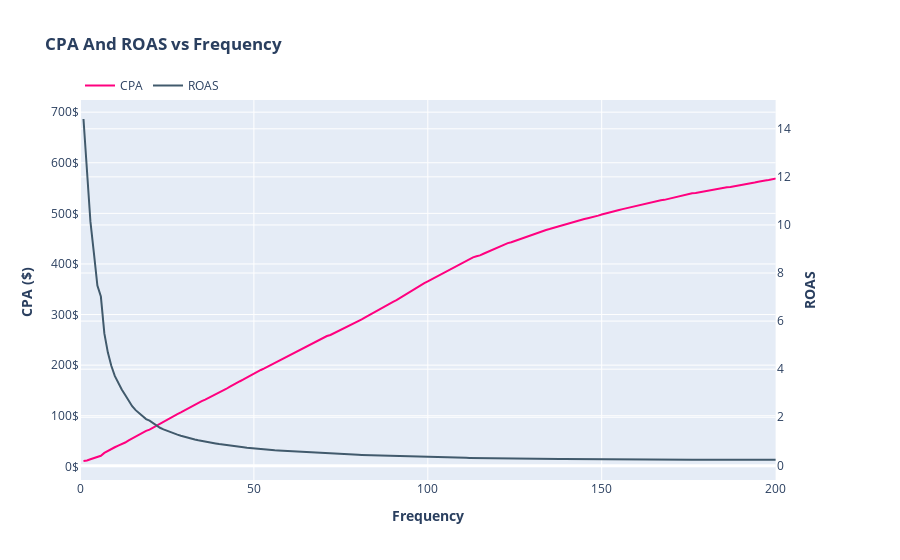

The cell this chart's notebook holds for it:
### Markdown cell above
#### Plot 2 - CPA And ROAS vs Frequency

### Code cell
fig = make_subplots(specs=[[{"secondary_y": True}]])

fig.add_trace(go.Scatter(x=df.frequency, 
                         y=df.cumsumCPA,
                         mode='lines',
                         name='CPA', marker_color='#ff007f'),
                         secondary_y=False,)

fig.add_trace(go.Scatter(x=df.frequency, 
                         y=df.cumsumROAS,
                         mode='lines',
                         name='ROAS', marker_color='#415a6c'),
                         secondary_y=True,)

fig.update_layout(
    title='<b>CPA And ROAS vs Frequency</b>',
    #template="plotly_dark",
    xaxis = dict(
        tickmode = 'array',
        ),
    xaxis_title="<b>Frequency</b>",
    xaxis_range=[0,200]  
    #yaxis2_range = [-1.5,7]    
)


fig.update_layout(legend=dict(
    orientation="h",
    yanchor="bottom",
    y=1,
    xanchor="left",
    x=0
))

# Set y-axes titles
fig.update_yaxes(title_text="<b>CPA ($) </b>", ticksuffix = "$", secondary_y=False)
fig.update_yaxes(title_text="<b>ROAS</b>", secondary_y=True)

### Figure 1 — Plotly figure (JSON) as saved in the notebook; plotly's stock layout.template omitted (floating-point values rounded to 4 significant figures; data arrays with more than 128 entries replaced by an {"elided": "..."} marker saying what was removed)
{"data": [{"marker": {"color": "#ff007f"}, "mode": "lines", "name": "CPA", "type": "scatter", "x": {"elided": "460 int values"}, "xaxis": "x", "y": {"elided": "460 float values"}, "yaxis": "y"}, {"marker": {"color": "#415a6c"}, "mode": "lines", "name": "ROAS", "type": "scatter", "x": {"elided": "460 int values"}, "xaxis": "x", "y": {"elided": "460 float values"}, "yaxis": "y2"}], "layout": {"legend": {"orientation": "h", "x": 0, "xanchor": "left", "y": 1, "yanchor": "bottom"}, "title": {"text": "<b>CPA And ROAS vs Frequency</b>"}, "xaxis": {"anchor": "y", "domain": [0, 0.94], "range": [0, 200], "tickmode": "array", "title": {"text": "<b>Frequency</b>"}}, "yaxis": {"anchor": "x", "domain": [0, 1], "ticksuffix": "$", "title": {"text": "<b>CPA ($) </b>"}}, "yaxis2": {"anchor": "x", "overlaying": "y", "side": "right", "title": {"text": "<b>ROAS</b>"}}}}
